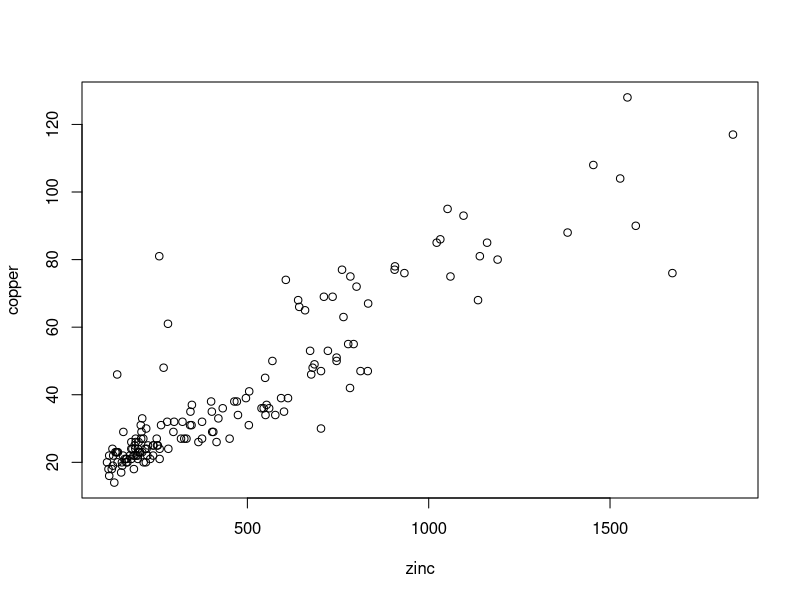
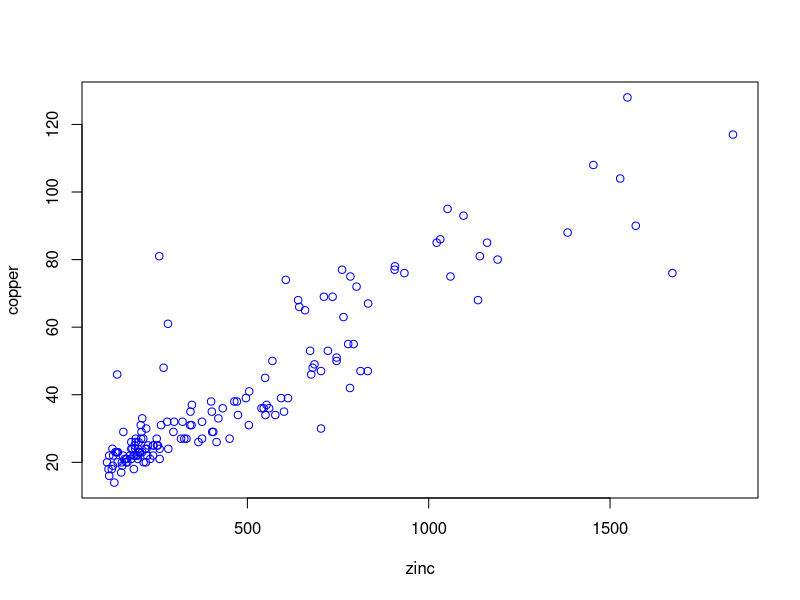
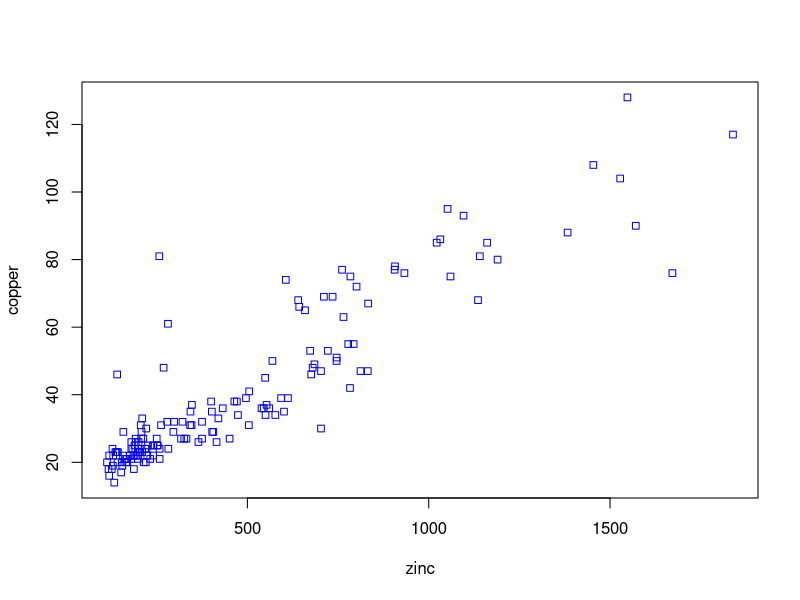
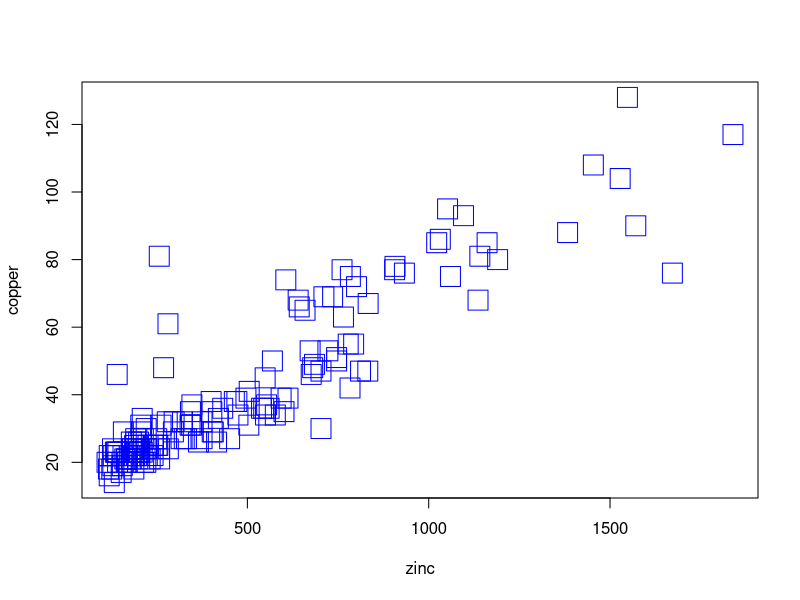

Reproduce these figures in R, in order.
install.packages("sp")
library(sp)
data(meuse)
# Look at the meuse dataset
meuse
# Look at the first row of the dataset
head(meuse)
# lets plot two variables
attach(meuse)
plot(zinc,copper)
plot(zinc,copper, col="blue")
plot(zinc,copper, col="blue",pch=22)
plot(zinc,copper, col="blue",pch=22,cex=3)
